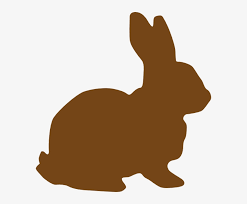
#> input picture Labelled Dataset/train/animals/1551165155372.png, 247 x 204 px, found by its file name; its folder holds only this picture in this run
$ python RBF_lower.py
#> lines starting #> are read from the running program, lines starting #| are printed output that depends on the picture
import os
import cv2
import numpy as np
from skimage.feature import hog, local_binary_pattern
from sklearn import svm
from sklearn.metrics import classification_report, confusion_matrix
from sklearn.preprocessing import StandardScaler
import joblib  # to save and load the model
import matplotlib.pyplot as plt

# Function to extract features from an image
def extract_features(image_path):
    print(f"Extracting features from {image_path}")
    image = cv2.imread(image_path)
#> image is the input picture: shape (204, 247, 3); mean B, G, R 173.8, 188.7, 203.9
    if image is None:
        print(f"Error reading image: {image_path}")
        return None

    # Resize image to a fixed size
    image = cv2.resize(image, (128, 128))
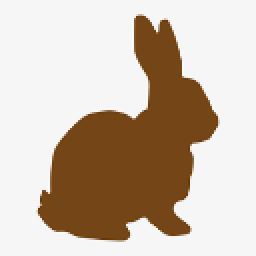
#> image: shape (128, 128, 3) (shown 2 times larger); mean B, G, R 173.7, 188.7, 203.9

    # HOG Feature Extraction
    hog_features = hog(image, pixels_per_cell=(16, 16), cells_per_block=(2, 2), visualize=False, channel_axis=-1)
#> hog_features = 1764 values, max 0.862 at index 1476, min 0 at index 0, mean 0.0712

    # SIFT Feature Extraction
    gray_image = cv2.cvtColor(image, cv2.COLOR_BGR2GRAY)
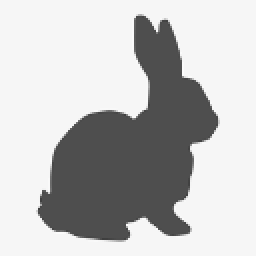
#> gray_image: shape (128, 128) (shown 2 times larger); min 62, max 252, mean 191.6
    sift = cv2.SIFT_create()
    keypoints, descriptors = sift.detectAndCompute(gray_image, None)
#> keypoints = 36 keypoints; strongest (x, y, size): (77, 23, 16), (61, 82, 43), (82, 12, 3.3), (65, 113, 2.4)
    sift_features = np.mean(descriptors, axis=0) if descriptors is not None else np.zeros((128,))
#> sift_features = 128 values, max 107.1 at index 40, min 0 at index 27, mean 19.67

    # Color Histogram
    color_hist = cv2.calcHist([image], [0, 1, 2], None, [8, 8, 8], [0, 256, 0, 256, 0, 256])
    color_hist = cv2.normalize(color_hist, color_hist).flatten()
#> color_hist = 512 values, max 0.908 at index 511, min 0 at index 0, mean 0.00265

    # LBP Feature Extraction
    lbp = local_binary_pattern(gray_image, P=8, R=1, method="uniform")
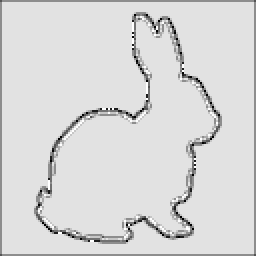
#> lbp: shape (128, 128) float64 (shown 2 times larger); min 0, max 9, mean 7.66; drawn with min black and max white
    (hist, _) = np.histogram(lbp.ravel(), bins=np.arange(0, 11), range=(0, 10))
#> hist = [77, 57, 3, 127, 224, 850, 139, 320, 14477, 110]
    hist = hist.astype("float")
    hist /= hist.sum()  # Normalize histogram
#> hist = [0.0047, 0.00348, 0.000183, 0.00775, 0.0137, 0.0519, 0.00848, 0.0195, 0.884, 0.00671]

    # Combine all features
    features = np.concatenate((hog_features, sift_features, color_hist, hist))
#> features = 2414 values, max 107.1 at index 1804, min 0 at index 0, mean 1.1
    print(f"Features extracted for {image_path}")
    return features

# Load dataset from train and test directories
def load_data(data_dir):
    print("Loading data...")
    X = []
    y = []
    categories = ['animals', 'man_made', 'nature', 'people']
    label_map = {category: idx for idx, category in enumerate(categories)}

    # Load training data
    for category in categories:
        category_path_train = os.path.join(data_dir, 'train', category)
        print(f"Loading training data from category: {category}")

        for img_file in os.listdir(category_path_train):
            img_path = os.path.join(category_path_train, img_file)
            features = extract_features(img_path)
            if features is not None:
                X.append(features)
                y.append(label_map[category])

    # Load testing data
    for category in categories:
        category_path_test = os.path.join(data_dir, 'test', category)
        print(f"Loading testing data from category: {category}")

        for img_file in os.listdir(category_path_test):
            img_path = os.path.join(category_path_test, img_file)
            features = extract_features(img_path)
            if features is not None:
                X.append(features)
                y.append(label_map[category])

    print("Data loading complete.")
    return np.array(X), np.array(y)

# Function to train the SVM model
def train_model(X_train, y_train):
    print("Training the SVM model with RBF kernel...")
    model = svm.SVC(kernel='rbf', C=1.0, gamma='scale')  # Experiment with C and gamma values
    model.fit(X_train, y_train)
    return model

# Function to classify a new image
def classify_new_image(image_path, model, scaler):
    features = extract_features(image_path)
    if features is None:
        return "Error in extracting features."

    # Scale the features using the loaded scaler
    scaled_features = scaler.transform([features])
    prediction = model.predict(scaled_features)

    # Map the prediction back to the category
    categories = ['animals', 'man_made', 'nature', 'people']
    return categories[prediction[0]]

# Main script
if __name__ == "__main__":
    print("Starting image classification using SVM with RBF kernel...")

    # Check if model and scaler exist
    model_file = 'svm_rbf_model.pkl'
    scaler_file = 'scaler.pkl'

    if os.path.exists(model_file) and os.path.exists(scaler_file):
        print("Loading the saved model and scaler...")
        model = joblib.load(model_file)
        scaler = joblib.load(scaler_file)
    else:
        print("Model and scaler not found. Training the model...")
        data_dir = 'Labelled Dataset'  # Path to your dataset directory

        # Load the data
#> (the run stopped early here; a loop or call above may not have finished)
